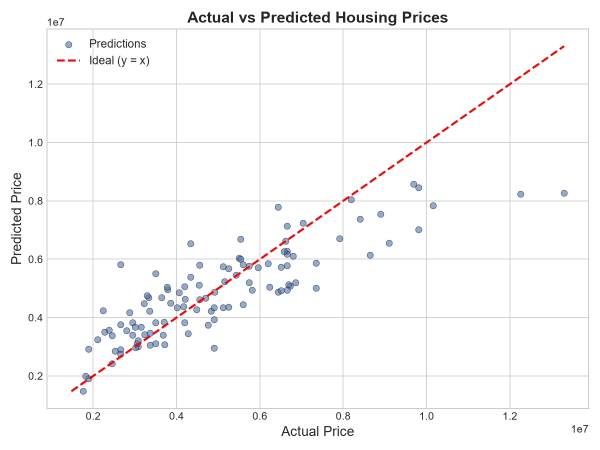
#> input picture Project-3-Housing-Price-Prediction/reports/actual_vs_predicted.png, 1200 x 900 px (shown at 1/2 size)
$ python -i features.py   (imports and definitions only)
#> lines starting #> are read from the running program, lines starting #| are printed output that depends on the picture
#> further down, picture is the input picture: PIL image 1200x900 RGBA; mean R, G, B, A 250.2, 249.6, 250, 255
"""Turns an image into the fixed-length numeric vector the SVM trains and predicts on.

Uses HOG (shape/edge structure) plus per-channel colour histograms (colour
distribution) — a standard, cheap classical-CV feature set. No CNN, no
learned embeddings: everything here is deterministic and library-provided.
"""

from __future__ import annotations

import numpy as np
from PIL import Image
from skimage.color import rgb2gray
from skimage.feature import hog

IMAGE_SIZE = (128, 128)
HOG_ORIENTATIONS = 9
HOG_PIXELS_PER_CELL = (8, 8)
HOG_CELLS_PER_BLOCK = (2, 2)
COLOR_HIST_BINS = 32


def load_image(path: str) -> Image.Image:
    """Load an image file from disk as RGB, resized to the model's input size."""
    return Image.open(path).convert("RGB").resize(IMAGE_SIZE)


def prepare_image(image: Image.Image) -> Image.Image:
    """Normalize an already-open PIL image (e.g. from an upload) to the model's input size."""
    return image.convert("RGB").resize(IMAGE_SIZE)
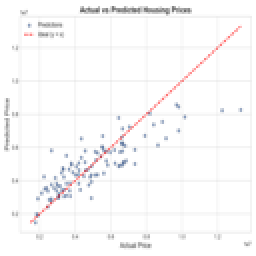
#> returned value: PIL image 128x128 RGB (shown 2 times larger); mean R, G, B 250, 249.3, 249.7


def extract_features(image: Image.Image) -> np.ndarray:
    """Extract a 1D HOG + colour-histogram feature vector from a resized RGB image."""
    image = prepare_image(image)
    arr = np.asarray(image, dtype=np.float64) / 255.0

    gray = rgb2gray(arr)
    hog_features = hog(
        gray,
        orientations=HOG_ORIENTATIONS,
        pixels_per_cell=HOG_PIXELS_PER_CELL,
        cells_per_block=HOG_CELLS_PER_BLOCK,
        feature_vector=True,
    )
#> hog_features = 8100 values, max 0.61 at index 7569, min 0 at index 0, mean 0.0982

    color_hist = np.concatenate(
        [
            np.histogram(arr[..., channel], bins=COLOR_HIST_BINS, range=(0.0, 1.0))[0]
            for channel in range(3)
        ]
    ).astype(np.float64)
#> color_hist = 96 values, max 14054 at index 31, min 0 at index 0, mean 512
    color_hist /= color_hist.sum() + 1e-9
#> color_hist = 96 values, max 0.286 at index 31, min 0 at index 0, mean 0.0104

    return np.concatenate([hog_features, color_hist])


def feature_vector_size() -> int:
    """Return the length of the feature vector produced by extract_features."""
    return extract_features(Image.new("RGB", IMAGE_SIZE)).shape[0]

>>> from PIL import Image
>>> picture = Image.open('../../../Project-3-Housing-Price-Prediction/reports/actual_vs_predicted.png')
>>> result = extract_features(picture)
#> result = 8196 values, max 0.61 at index 7569, min 0 at index 0, mean 0.0971

$ run again, on Project-3-Housing-Price-Prediction/reports/feature_importance.png
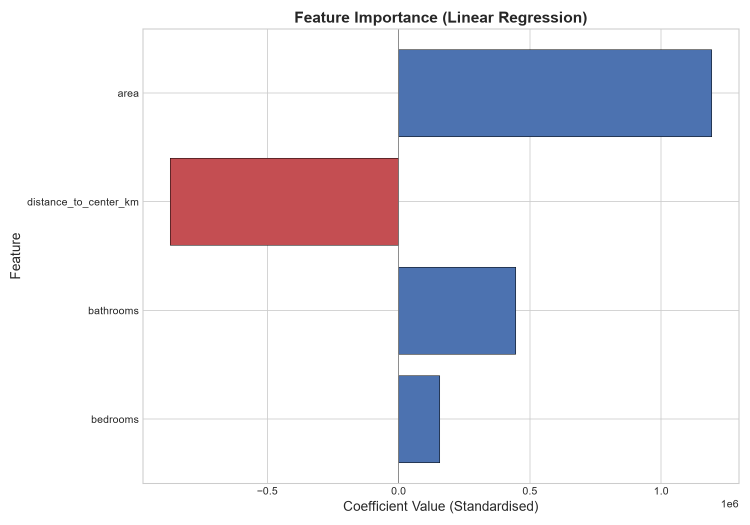
#> input picture Project-3-Housing-Price-Prediction/reports/feature_importance.png, 1500 x 1050 px (shown at 1/2 size)
#> picture is the input picture: PIL image 1500x1050 RGBA; mean R, G, B, A 230.8, 228.8, 235.4, 255
#> in prepare_image, `return image.convert("RGB").resize(IMAGE_SIZE)`:
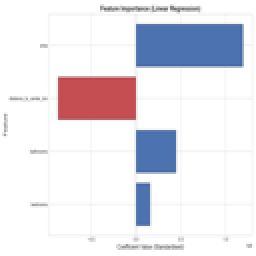
#> returned value: PIL image 128x128 RGB (shown 2 times larger); mean R, G, B 230.6, 228.7, 235.3
#> in extract_features, `gray = rgb2gray(arr)`:
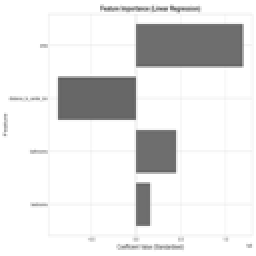
#> gray: shape (128, 128) float64 (shown 2 times larger); min 0.371, max 1, mean 0.9
#> hog_features = 8100 values, max 1 at index 7033, min 0 at index 0, mean 0.0656
#> in extract_features, `color_hist = np.concatenate( [ np.histogram(arr[..., channel], bins=CO..`: color_hist = 96 values, max 12423 at index 63, min 0 at index 0, mean 512
#> in extract_features, `color_hist /= color_hist.sum() + 1e-9`: color_hist = 96 values, max 0.253 at index 63, min 0 at index 0, mean 0.0104
#> result = 8196 values, max 1 at index 7033, min 0 at index 0, mean 0.065

$ run again, on Project-3-Housing-Price-Prediction/reports/residuals_distribution.png
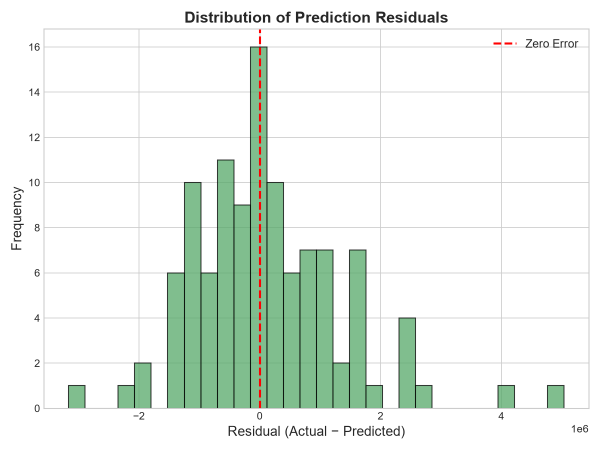
#> input picture Project-3-Housing-Price-Prediction/reports/residuals_distribution.png, 1200 x 900 px (shown at 1/2 size)
#> picture is the input picture: PIL image 1200x900 RGBA; mean R, G, B, A 231.4, 239.5, 232.8, 255
#> in prepare_image, `return image.convert("RGB").resize(IMAGE_SIZE)`:
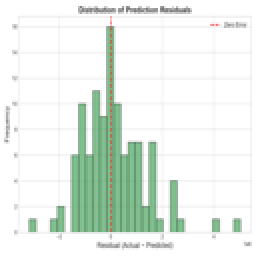
#> returned value: PIL image 128x128 RGB (shown 2 times larger); mean R, G, B 231.1, 239.3, 232.6
#> in extract_features, `gray = rgb2gray(arr)`:
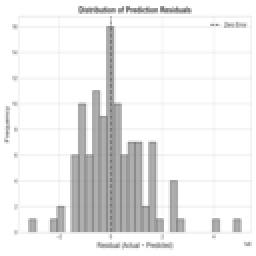
#> gray: shape (128, 128) float64 (shown 2 times larger); min 0.435, max 1, mean 0.93
#> hog_features = 8100 values, max 0.707 at index 688, min 0 at index 0, mean 0.0875
#> in extract_features, `color_hist = np.concatenate( [ np.histogram(arr[..., channel], bins=CO..`: color_hist = 96 values, max 11746 at index 31, min 0 at index 0, mean 512
#> in extract_features, `color_hist /= color_hist.sum() + 1e-9`: color_hist = 96 values, max 0.239 at index 31, min 0 at index 0, mean 0.0104
#> result = 8196 values, max 0.707 at index 688, min 0 at index 0, mean 0.0866
